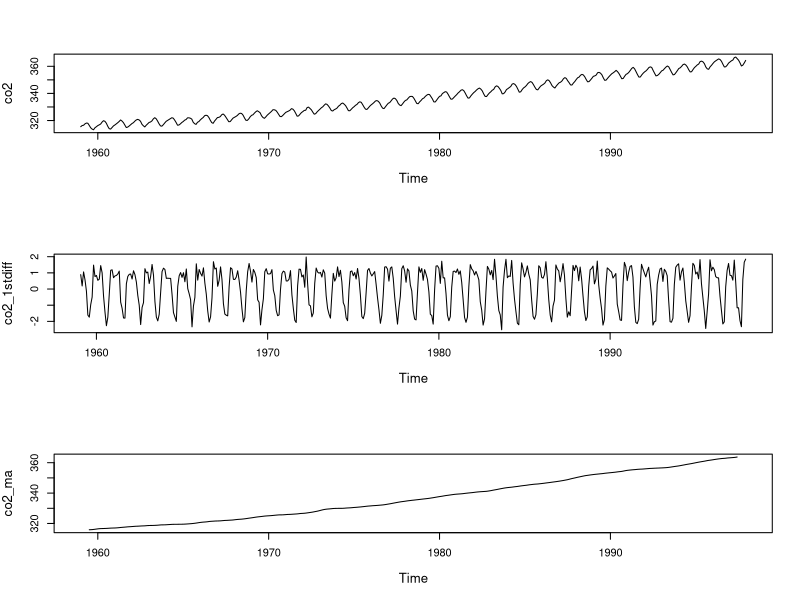
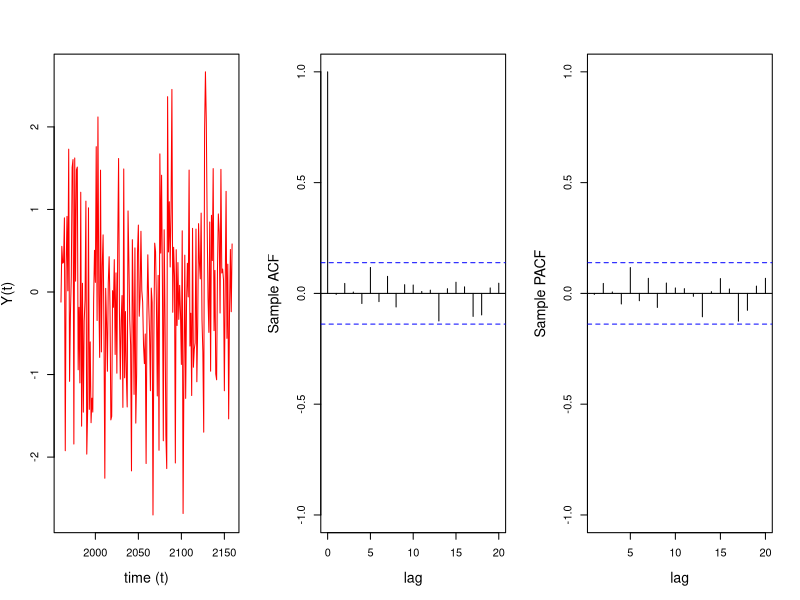
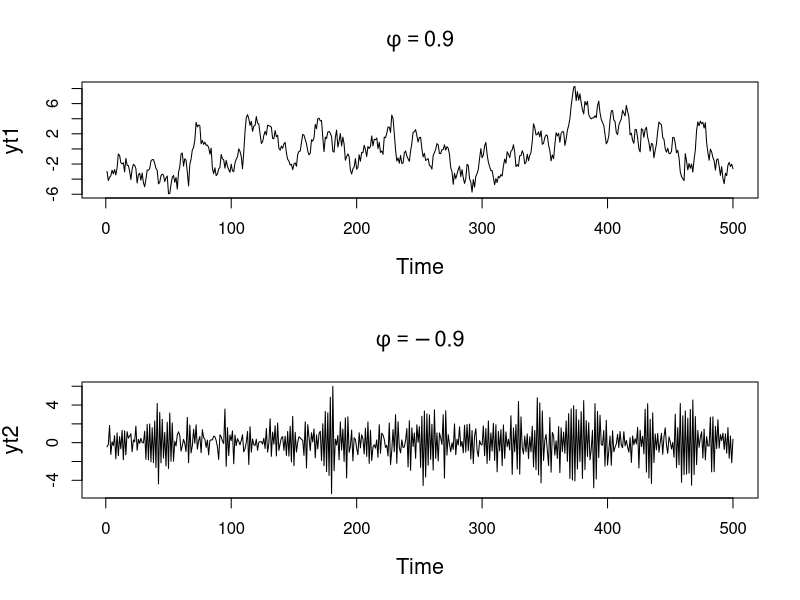
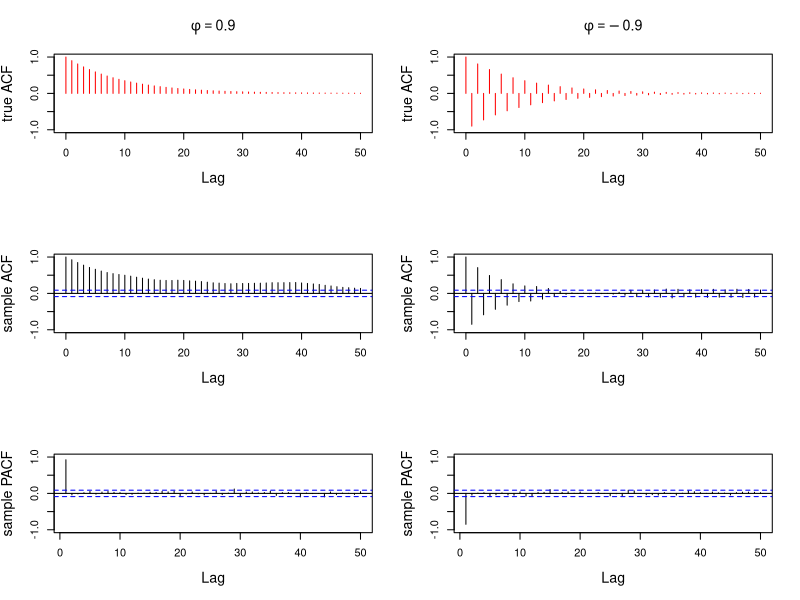
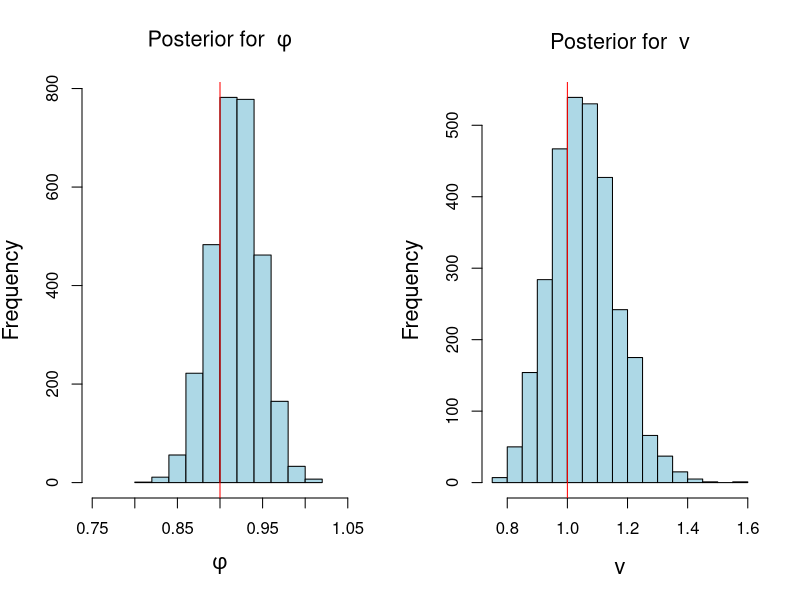
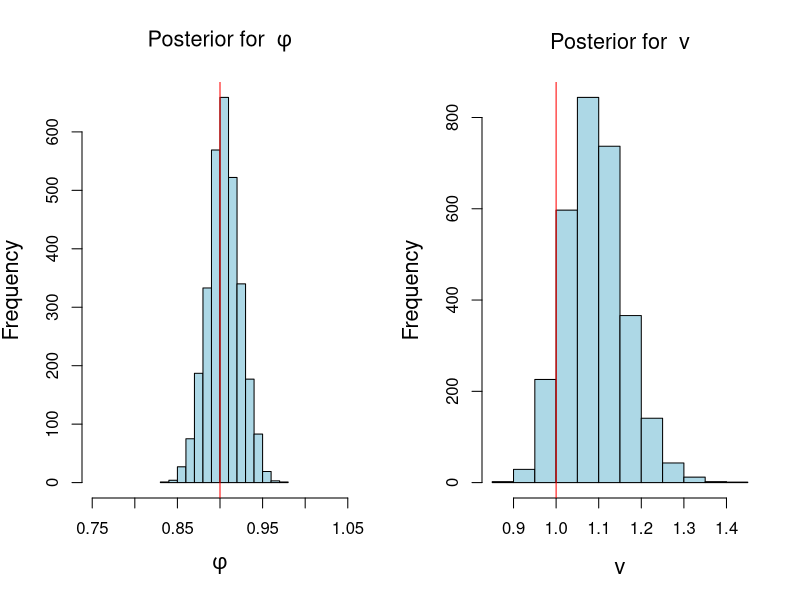

Reproduce these figures in R, in order.
## ---- chunk 1
#| label: lst-moving-averages-and-differencing
#| lst-label: lst-moving-averages-and-differencing
#| lst-cap: "R code: for Differencing and filtering via moving averages"

# Load the CO2 dataset in R
data(co2) 

# Take first differences to remove the trend 
co2_1stdiff=diff(co2,differences=1)

# Filter via moving averages to remove the seasonality 
co2_ma=filter(co2,filter=c(1/24,rep(1/12,11),1/24),sides=2)

par(mfrow=c(3,1), cex.lab=1.2,cex.main=1.2)
plot(co2) # plot the original data 
plot(co2_1stdiff) # plot the first differences (removes trend, highlights seasonality)
plot(co2_ma) # plot the filtered series via moving averages (removes the seasonality, highlights the trend)
## ---- chunk 2
#| label: lst-white-noise-simulation
#| lst-label: lst-white-noise-simulation
#| lst-cap: "R Code: Simulate data from a white noise process"

#
# Simulate data with no temporal structure (white noise)
#
set.seed(2021)
T=200
t =1:T
y_white_noise=rnorm(T, mean=0, sd=1)
#
# Define a time series object in R: 
# Assume the data correspond to annual observations starting in January 1960 
#
yt=ts(y_white_noise, start=c(1960), frequency=1)
#
# plot the simulated time series, their sample ACF and their sample PACF
#
par(mfrow = c(1, 3), cex.lab = 1.3, cex.main = 1.3)
yt=ts(y_white_noise, start=c(1960), frequency=1)
plot(yt, type = 'l', col='red', xlab = 'time (t)', ylab = "Y(t)")
acf(yt, lag.max = 20, xlab = "lag",
    ylab = "Sample ACF",ylim=c(-1,1),main="")
pacf(yt, lag.max = 20,xlab = "lag",
     ylab = "Sample PACF",ylim=c(-1,1),main="")
## ---- chunk 3
#| label: "ar(1) sampling"

# sample data from 2 ar(1) processes and plot their ACF and PACF functions
#
set.seed(2021)
T=500 # number of time points
#
# sample data from an ar(1) with ar coefficient phi = 0.9 and variance 1
#
v=1.0 # innovation variance
sd=sqrt(v) #innovation stantard deviation
phi1=0.9 # ar coefficient
yt1=arima.sim(n = T, model = list(ar = phi1), sd = sd)
#
# sample data from an ar(1) with ar coefficient phi = -0.9 and variance 1
#
phi2=-0.9 # ar coefficient
yt2=arima.sim(n = T, model = list(ar = phi2), sd = sd)

par(mfrow = c(2, 1), cex.lab = 1.3)
plot(yt1,main=expression(phi==0.9))
plot(yt2,main=expression(phi==-0.9))

par(mfrow = c(3, 2), cex.lab = 1.3)
lag.max=50 # max lag
#
## plot true ACFs for both processes
#
cov_0=sd^2/(1-phi1^2) # compute auto-covariance at h=0
cov_h=phi1^(0:lag.max)*cov_0 # compute auto-covariance at h
plot(0:lag.max, cov_h/cov_0, pch = 1, type = 'h', col = 'red',
     ylab = "true ACF", xlab = "Lag",ylim=c(-1,1), main=expression(phi==0.9))

cov_0=sd^2/(1-phi2^2) # compute auto-covariance at h=0
cov_h=phi2^(0:lag.max)*cov_0 # compute auto-covariance at h
# Plot autocorrelation function (ACF)
plot(0:lag.max, cov_h/cov_0, pch = 1, type = 'h', col = 'red',
     ylab = "true ACF", xlab = "Lag",ylim=c(-1,1),main=expression(phi==-0.9))

## plot sample ACFs for both processes
#
acf(yt1, lag.max = lag.max, type = "correlation", ylab = "sample ACF",
    lty = 1, ylim = c(-1, 1), main = " ")
acf(yt2, lag.max = lag.max, type = "correlation", ylab = "sample ACF",
    lty = 1, ylim = c(-1, 1), main = " ")
## plot sample PACFs for both processes
#
pacf(yt1, lag.ma = lag.max, ylab = "sample PACF", ylim=c(-1,1),main="")
pacf(yt2, lag.ma = lag.max, ylab = "sample PACF", ylim=c(-1,1),main="")
## ---- chunk 4
#| label: "MLE for AR(1)"

set.seed(2021)
phi=0.9 # ar coefficient
v=1
sd=sqrt(v) # innovation standard deviation
T=500 # number of time points
yt=arima.sim(n = T, model = list(ar = phi), sd = sd) 

## Case 1: Conditional likelihood
y=as.matrix(yt[2:T]) # response
X=as.matrix(yt[1:(T-1)]) # design matrix
phi_MLE=as.numeric((t(X)%*%y)/sum(X^2)) # MLE for phi
s2=sum((y - phi_MLE*X)^2)/(length(y) - 1) # Unbiased estimate for v 
v_MLE=s2*(length(y)-1)/(length(y)) # MLE for v

cat("\n MLE of conditional likelihood for phi: ", phi_MLE, "\n",
    "MLE for the variance v: ", v_MLE, "\n", 
    "Estimate s2 for the variance v: ", s2, "\n")

## ---- chunk 5
#| label: "MLE for AR(1) with different methods"

# Obtaining parameter estimates using the arima function in R
set.seed(2021)
phi=0.9 # ar coefficient
v=1
sd=sqrt(v) # innovation standard deviation
T=500 # number of time points
yt=arima.sim(n = T, model = list(ar = phi), sd = sd) 

#Using conditional sum of squares, equivalent to conditional likelihood 
arima_CSS=arima(yt,order=c(1,0,0),method="CSS",n.cond=1,include.mean=FALSE)
cat("AR estimates with conditional sum of squares (CSS) for phi and v:", arima_CSS$coef,arima_CSS$sigma2,
"\n")

#Uses ML with full likelihood 
arima_ML=arima(yt,order=c(1,0,0),method="ML",include.mean=FALSE)
cat("AR estimates with full likelihood for phi and v:", arima_ML$coef,arima_ML$sigma2,
"\n")

#Default: uses conditional sum of squares to find the starting point for ML and 
#         then uses ML 
arima_CSS_ML=arima(yt,order=c(1,0,0),method="CSS-ML",n.cond=1,include.mean=FALSE)
cat("AR estimates with CSS to find starting point for ML for phi and v:", 
arima_CSS_ML$coef,arima_CSS_ML$sigma2,"\n")
## ---- chunk 6
#| label: "MLE for AR(1) with full likelihood"
set.seed(2021)
phi=0.9 # ar coefficient
v=1
sd=sqrt(v) # innovation standard deviation
T=500 # number of time points
yt=arima.sim(n = T, model = list(ar = phi), sd = sd) 

## MLE, full likelihood AR(1) with v=1 assumed known 
# log likelihood function
log_p <- function(phi, yt){
  0.5*(log(1-phi^2) - sum((yt[2:T] - phi*yt[1:(T-1)])^2) - yt[1]^2*(1-phi^2))
}

# Use a built-in optimization method to obtain maximum likelihood estimates
result =optimize(log_p, c(-1, 1), tol = 0.0001, maximum = TRUE, yt = yt)
cat("\n MLE of full likelihood for phi: ", result$maximum)
## ---- chunk 7
#| label: "AR(1) inference, conditional likelihood example"
#| 
####################################################
#####             MLE for AR(1)               ######
####################################################
set.seed(2021)
phi=0.9 # ar coefficient
sd=1 # innovation standard deviation
T=200 # number of time points
yt=arima.sim(n = T, model = list(ar = phi), sd = sd) # sample stationary AR(1) process

y=as.matrix(yt[2:T]) # response
X=as.matrix(yt[1:(T-1)]) # design matrix
phi_MLE=as.numeric((t(X)%*%y)/sum(X^2)) # MLE for phi
s2=sum((y - phi_MLE*X)^2)/(length(y) - 1) # Unbiased estimate for v
v_MLE=s2*(length(y)-1)/(length(y)) # MLE for v 

print(c(phi_MLE,s2))

#######################################################
######     Posterior inference, AR(1)               ###
######     Conditional Likelihood + Reference Prior ###
######     Direct sampling                          ###
#######################################################

n_sample=3000   # posterior sample size

## step 1: sample posterior distribution of v from inverse gamma distribution
v_sample=1/rgamma(n_sample, (T-2)/2, sum((yt[2:T] - phi_MLE*yt[1:(T-1)])^2)/2)

## step 2: sample posterior distribution of phi from normal distribution
phi_sample=rep(0,n_sample)
for (i in 1:n_sample){
phi_sample[i]=rnorm(1, mean = phi_MLE, sd=sqrt(v_sample[i]/sum(yt[1:(T-1)]^2)))}

## plot histogram of posterior samples of phi and v
par(mfrow = c(1, 2), cex.lab = 1.3)
hist(phi_sample, xlab = bquote(phi), 
     main = bquote("Posterior for "~phi),xlim=c(0.75,1.05), col='lightblue')
abline(v = phi, col = 'red')
hist(v_sample, xlab = bquote(v), col='lightblue', main = bquote("Posterior for "~v))
abline(v = sd, col = 'red')

## ---- chunk 8
####################################################
#####             MLE for AR(1)               ######
####################################################
phi=0.9 # ar coefficient
v=1
sd=sqrt(v) # innovation standard deviation
T=500 # number of time points
yt=arima.sim(n = T, model = list(ar = phi), sd = sd) 

## Case 1: Conditional likelihood
y=as.matrix(yt[2:T]) # response
X=as.matrix(yt[1:(T-1)]) # design matrix
phi_MLE=as.numeric((t(X)%*%y)/sum(X^2)) # MLE for phi
s2=sum((y - phi_MLE*X)^2)/(length(y) - 1) # Unbiased estimate for v 
v_MLE=s2*(length(y)-1)/(length(y)) # MLE for v

cat("\n MLE of conditional likelihood for phi: ", phi_MLE, "\n",
    "MLE for the variance v: ", v_MLE, "\n", 
    "Estimate s2 for the variance v: ", s2, "\n")
## ---- chunk 9
#| label: lst-ar-1-inference
#| lst-label: lst-ar-1-inference
#| lst-cap: "R Code: AR(1) Bayesian inference, conditional likelihood example"

#######################################################
######     Posterior inference, AR(1)               ###
######     Conditional Likelihood + Reference Prior ###
######     Direct sampling                          ###
#######################################################

n_sample=3000   # posterior sample size

## step 1: sample posterior distribution of v from inverse gamma distribution
v_sample=1/rgamma(n_sample, (T-2)/2, sum((yt[2:T] - phi_MLE*yt[1:(T-1)])^2)/2)

## step 2: sample posterior distribution of phi from normal distribution
phi_sample=rep(0,n_sample)
for (i in 1:n_sample){
phi_sample[i]=rnorm(1, mean = phi_MLE, sd=sqrt(v_sample[i]/sum(yt[1:(T-1)]^2)))}

## plot histogram of posterior samples of phi and v
par(mfrow = c(1, 2), cex.lab = 1.3)
hist(phi_sample, xlab = bquote(phi), 
     main = bquote("Posterior for "~phi),xlim=c(0.75,1.05), col='lightblue')
abline(v = phi, col = 'red')
hist(v_sample, xlab = bquote(v), col='lightblue', main = bquote("Posterior for "~v))
abline(v = sd, col = 'red')
